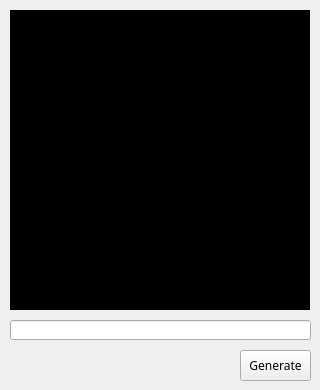
<?xml version="1.0" encoding="UTF-8"?>
<ui version="4.0">
 <class>Form</class>
 <widget class="QWidget" name="Form">
  <property name="geometry">
   <rect>
    <x>0</x>
    <y>0</y>
    <width>320</width>
    <height>390</height>
   </rect>
  </property>
  <property name="minimumSize">
   <size>
    <width>320</width>
    <height>390</height>
   </size>
  </property>
  <property name="maximumSize">
   <size>
    <width>320</width>
    <height>390</height>
   </size>
  </property>
  <property name="font">
   <font>
    <family>나눔고딕</family>
   </font>
  </property>
  <property name="windowTitle">
   <string>QRCODE App</string>
  </property>
  <widget class="QLabel" name="lblQrCode">
   <property name="geometry">
    <rect>
     <x>10</x>
     <y>10</y>
     <width>300</width>
     <height>300</height>
    </rect>
   </property>
   <property name="styleSheet">
    <string notr="true">background-color : rgb(256,0,0)</string>
   </property>
   <property name="text">
    <string/>
   </property>
  </widget>
  <widget class="QLineEdit" name="txtQrData">
   <property name="geometry">
    <rect>
     <x>10</x>
     <y>320</y>
     <width>301</width>
     <height>20</height>
    </rect>
   </property>
  </widget>
  <widget class="QPushButton" name="btnQrGen">
   <property name="geometry">
    <rect>
     <x>240</x>
     <y>350</y>
     <width>71</width>
     <height>31</height>
    </rect>
   </property>
   <property name="text">
    <string>Generate</string>
   </property>
  </widget>
 </widget>
 <resources/>
 <connections/>
</ui>
